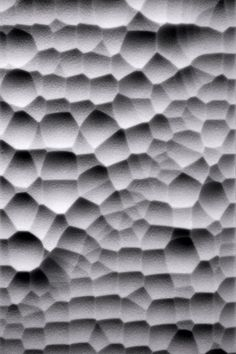
#> input picture bubbles.jpg, 236 x 354 px
$ python PatchBasedSynthesis.py bubbles.jpg 100 100 1.0   (older library calls are emulated)
#> lines starting #> are read from the running program, lines starting #| are printed output that depends on the picture
#!/usr/bin/python

import cv2
import sys
import numpy as np
from random import randint

#Image Loading and initializations
InputName = str(sys.argv[1])
img_sample = cv2.imread(InputName)
#> img_sample is the input picture: shape (354, 236, 3); mean B, G, R 139.1, 132.8, 135.3
img_height = 250
img_width  = 200
sample_width = img_sample.shape[1]
#> sample_width = 236
sample_height = img_sample.shape[0]
#> sample_height = 354
img = np.zeros((img_height,img_width,3), np.uint8)
PatchSize = int(sys.argv[2])
OverlapWidth = int(sys.argv[3])
InitialThresConstant = float(sys.argv[4])

#Picking random patch to begin
randomPatchHeight = randint(0, sample_height - PatchSize)
#> randomPatchHeight = 216
randomPatchWidth = randint(0, sample_width - PatchSize)
#> randomPatchWidth = 98
for i in range(PatchSize):
    for j in range(PatchSize):
        img[i, j] = img_sample[randomPatchHeight + i, randomPatchWidth + j]
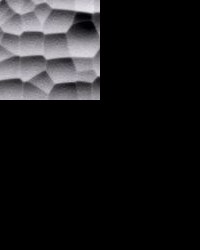
#> img: shape (250, 200, 3); mean B, G, R 27.4, 26.1, 26.7
#initializating next
GrowPatchLocation = (0,PatchSize)
#---------------------------------------------------------------------------------------#
# |                      Best Fit Patch and related functions                           |#
#---------------------------------------------------------------------------------------#
# [192 lines left out: functions OverlapErrorVertical, OverlapErrorHorizntl, GetBestPatches, SSD_Error, GetCostVertical, GetCostHorizntl and 6 more, not called in this run]

pixelsCompleted = 0
TotalPatches = ( (img_height - 1 )/ PatchSize )*((img_width)/ PatchSize) - 1
#> (the run stopped early here; a loop or call above may not have finished)

$ run again, on mesh2.jpg
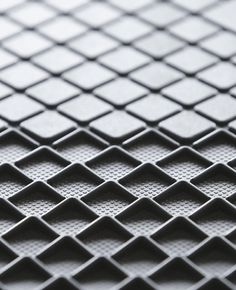
#> input picture mesh2.jpg, 236 x 290 px
#> img_sample is the input picture: shape (290, 236, 3); mean B, G, R 145.5, 141.6, 139.4
#> after the loop `for i in range(PatchSize):`:
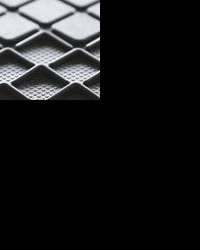
#> img: shape (250, 200, 3); mean B, G, R 26.3, 25.6, 25.1
